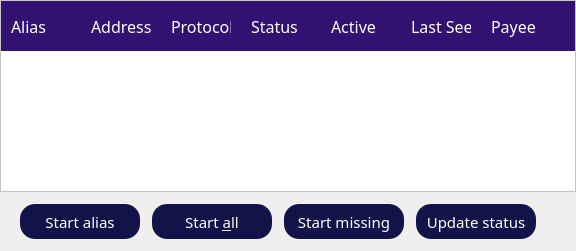
               <widget class="QWidget" name="tabMyZoinodes_4">
                <property name="font">
                 <font>
                  <family>ZoinLight</family>
                 </font>
                </property>
                <attribute name="title">
                 <string>My Zoinodes</string>
                </attribute>
                <layout class="QGridLayout" name="gridLayout_7">
                 <property name="leftMargin">
                  <number>0</number>
                 </property>
                 <property name="topMargin">
                  <number>0</number>
                 </property>
                 <property name="rightMargin">
                  <number>0</number>
                 </property>
                 <property name="bottomMargin">
                  <number>0</number>
                 </property>
                 <property name="spacing">
                  <number>-1</number>
                 </property>
                 <item row="0" column="0">
                  <layout class="QVBoxLayout" name="verticalLayout_12">
                   <property name="spacing">
                    <number>0</number>
                   </property>
                   <property name="leftMargin">
                    <number>0</number>
                   </property>
                   <property name="bottomMargin">
                    <number>0</number>
                   </property>
                   <item>
                    <widget class="QTableWidget" name="tableWidgetMyZoinodes_4">
                     <property name="minimumSize">
                      <size>
                       <width>500</width>
                       <height>0</height>
                      </size>
                     </property>
                     <property name="font">
                      <font>
                       <family>ZoinLight</family>
                       <pointsize>12</pointsize>
                      </font>
                     </property>
                     <property name="styleSheet">
                      <string notr="true">
QHeaderView::section {height:50; width: 100;border: 0px solid white; background-color: #321172; color: white; font-size: 12pt;padding-left: 10; padding-right:10; } 
QHeaderView::down-arrow { image: url(:/icons/txdown); width: 8px; height: 8px; }
 QHeaderView::up-arrow { image: url(:/icons/txup); width: 8px; height: 8px; }

QTableView{
alternate-background-color: #EAE6F1;
background-color: white;
}

QScrollBar:horizontal {
            border: 0px solid;
            background: transparent;
            height: 13px;    
            margin: 0px 0px 0px 0px;
		padding-right:20;
padding-left:20;
}

QScrollBar:vertical {
            border: 0px solid #321172;
            background: transparent;
            width: 13px;    
            margin: 0px 0px 0px 0px;
        }
        QScrollBar::handle {
            background: white;
            border: 3px solid #321172;
            border-radius: 6px;
        }
        QScrollBar::add-line:vertical {
            height: 0px;
            subcontrol-position: bottom;
            subcontrol-origin: margin;
        }
        QScrollBar::sub-line:vertical {
            height: 0 px;
            subcontrol-position: top;
            subcontrol-origin: margin;
        }
        QScrollBar::add-line:horizontal {
            width: 0px;
            subcontrol-position: right;
            subcontrol-origin: margin;
        }
        QScrollBar::sub-line:horizontal {
            width: 0 px;
            subcontrol-position: left;
            subcontrol-origin: margin;
        }
</string>
                     </property>
                     <property name="editTriggers">
                      <set>QAbstractItemView::NoEditTriggers</set>
                     </property>
                     <property name="alternatingRowColors">
                      <bool>true</bool>
                     </property>
                     <property name="selectionMode">
                      <enum>QAbstractItemView::SingleSelection</enum>
                     </property>
                     <property name="selectionBehavior">
                      <enum>QAbstractItemView::SelectRows</enum>
                     </property>
                     <property name="showGrid">
                      <bool>false</bool>
                     </property>
                     <property name="gridStyle">
                      <enum>Qt::NoPen</enum>
                     </property>
                     <property name="sortingEnabled">
                      <bool>true</bool>
                     </property>
                     <property name="columnCount">
                      <number>7</number>
                     </property>
                     <attribute name="horizontalHeaderDefaultSectionSize">
                      <number>80</number>
                     </attribute>
                     <attribute name="horizontalHeaderMinimumSectionSize">
                      <number>80</number>
                     </attribute>
                     <attribute name="horizontalHeaderStretchLastSection">
                      <bool>true</bool>
                     </attribute>
                     <attribute name="verticalHeaderVisible">
                      <bool>false</bool>
                     </attribute>
                     <column>
                      <property name="text">
                       <string>Alias</string>
                      </property>
                      <property name="textAlignment">
                       <set>AlignLeading|AlignVCenter</set>
                      </property>
                     </column>
                     <column>
                      <property name="text">
                       <string>Address</string>
                      </property>
                      <property name="textAlignment">
                       <set>AlignLeading|AlignVCenter</set>
                      </property>
                     </column>
                     <column>
                      <property name="text">
                       <string>Protocol</string>
                      </property>
                      <property name="textAlignment">
                       <set>AlignLeading|AlignVCenter</set>
                      </property>
                     </column>
                     <column>
                      <property name="text">
                       <string>Status</string>
                      </property>
                      <property name="textAlignment">
                       <set>AlignLeading|AlignVCenter</set>
                      </property>
                     </column>
                     <column>
                      <property name="text">
                       <string>Active</string>
                      </property>
                      <property name="textAlignment">
                       <set>AlignLeading|AlignVCenter</set>
                      </property>
                     </column>
                     <column>
                      <property name="text">
                       <string>Last Seen</string>
                      </property>
                      <property name="textAlignment">
                       <set>AlignLeading|AlignVCenter</set>
                      </property>
                     </column>
                     <column>
                      <property name="text">
                       <string>Payee</string>
                      </property>
                      <property name="textAlignment">
                       <set>AlignLeading|AlignVCenter</set>
                      </property>
                      <property name="foreground">
                       <brush brushstyle="NoBrush">
                        <color alpha="255">
                         <red>0</red>
                         <green>0</green>
                         <blue>0</blue>
                        </color>
                       </brush>
                      </property>
                     </column>
                    </widget>
                   </item>
                   <item>
                    <layout class="QHBoxLayout" name="horizontalLayout_15">
                     <property name="spacing">
                      <number>12</number>
                     </property>
                     <property name="leftMargin">
                      <number>20</number>
                     </property>
                     <property name="topMargin">
                      <number>12</number>
                     </property>
                     <property name="rightMargin">
                      <number>0</number>
                     </property>
                     <property name="bottomMargin">
                      <number>12</number>
                     </property>
                     <item>
                      <widget class="QPushButton" name="startButton_4">
                       <property name="enabled">
                        <bool>true</bool>
                       </property>
                       <property name="minimumSize">
                        <size>
                         <width>0</width>
                         <height>35</height>
                        </size>
                       </property>
                       <property name="font">
                        <font>
                         <family>ZoinRegular</family>
                         <pointsize>11</pointsize>
                        </font>
                       </property>
                       <property name="styleSheet">
                        <string notr="true">
QPushButton {
background-color: #121349;
color: white;
border-radius:15px;
height:35px;
width:120px;
border: 0;
}
QPushButton:hover {
background-color: #121349;
color: white;
height:35px;
width:120px;
border:0;
}
QPushButton:hover!pressed {
background-color: #4a0e95;
color: white;
border-radius:15px;
height:35px;
width:120px;
border: 0;
}</string>
                       </property>
                       <property name="text">
                        <string>Start alias</string>
                       </property>
                      </widget>
                     </item>
                     <item>
                      <widget class="QPushButton" name="startAllButton_4">
                       <property name="minimumSize">
                        <size>
                         <width>0</width>
                         <height>35</height>
                        </size>
                       </property>
                       <property name="font">
                        <font>
                         <family>ZoinRegular</family>
                         <pointsize>11</pointsize>
                        </font>
                       </property>
                       <property name="styleSheet">
                        <string notr="true">
QPushButton {
background-color: #121349;
color: white;
border-radius:15px;
height:35px;
width:120px;
border: 0;
}
QPushButton:hover {
background-color: #121349;
color: white;
height:35px;
width:120px;
border:0;
}
QPushButton:hover!pressed {
background-color: #4a0e95;
color: white;
border-radius:15px;
height:35px;
width:120px;
border: 0;
}</string>
                       </property>
                       <property name="text">
                        <string>Start &amp;all</string>
                       </property>
                      </widget>
                     </item>
                     <item>
                      <widget class="QPushButton" name="startMissingButton_4">
                       <property name="minimumSize">
                        <size>
                         <width>0</width>
                         <height>35</height>
                        </size>
                       </property>
                       <property name="font">
                        <font>
                         <family>ZoinRegular</family>
                         <pointsize>11</pointsize>
                        </font>
                       </property>
                       <property name="styleSheet">
                        <string notr="true">
QPushButton {
background-color: #121349;
color: white;
border-radius:15px;
height:35px;
width:120px;
border: 0;
}
QPushButton:hover {
background-color: #121349;
color: white;
height:35px;
width:120px;
border:0;
}
QPushButton:hover!pressed {
background-color: #4a0e95;
color: white;
border-radius:15px;
height:35px;
width:120px;
border: 0;
}</string>
                       </property>
                       <property name="text">
                        <string>Start missing</string>
                       </property>
                      </widget>
                     </item>
                     <item>
                      <widget class="QPushButton" name="UpdateButton_4">
                       <property name="minimumSize">
                        <size>
                         <width>0</width>
                         <height>35</height>
                        </size>
                       </property>
                       <property name="font">
                        <font>
                         <family>ZoinRegular</family>
                         <pointsize>11</pointsize>
                        </font>
                       </property>
                       <property name="styleSheet">
                        <string notr="true">
QPushButton {
background-color: #121349;
color: white;
border-radius:15px;
height:35px;
width:120px;
border: 0;
}
QPushButton:hover {
background-color: #121349;
color: white;
height:35px;
width:120px;
border:0;
}
QPushButton:hover!pressed {
background-color: #4a0e95;
color: white;
border-radius:15px;
height:35px;
width:120px;
border: 0;
}</string>
                       </property>
                       <property name="text">
                        <string>Update status</string>
                       </property>
                      </widget>
                     </item>
                     <item>
                      <spacer name="horizontalSpacer_9">
                       <property name="orientation">
                        <enum>Qt::Horizontal</enum>
                       </property>
                       <property name="sizeHint" stdset="0">
                        <size>
                         <width>40</width>
                         <height>20</height>
                        </size>
                       </property>
                      </spacer>
                     </item>
                    </layout>
                   </item>
                  </layout>
                 </item>
                </layout>
               </widget>
